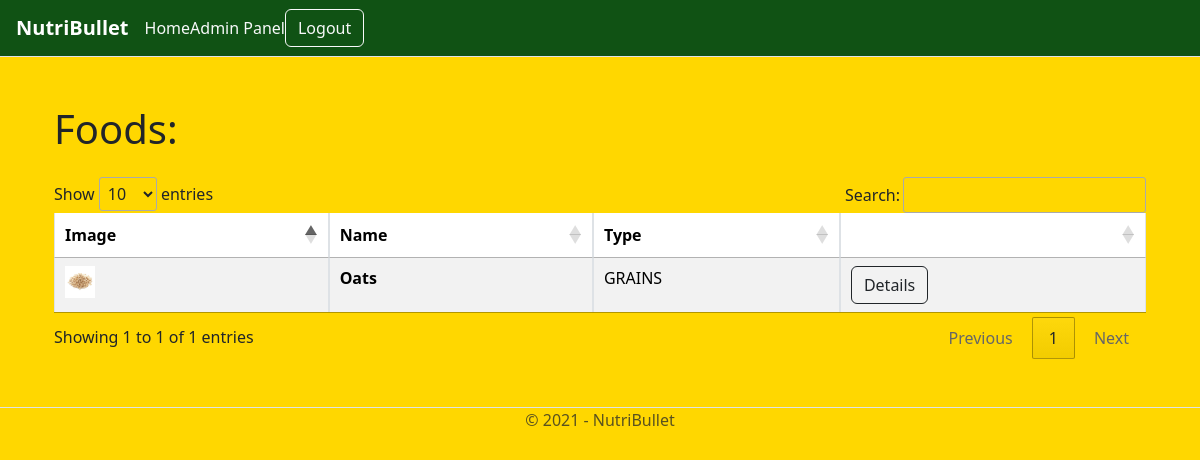
Screenshot of /foods/GRAINS (signed in) with the database file from the repository.
### foods/models.py (models this page shows, shortened)
class Food(models.Model):
    class FoodType(models.TextChoices):
        MEAT = 'MEAT', _("Meat")
        FRUIT = 'FRUIT', _("Fruit")
        VEGETABLE = 'VEGETABLE', _("Vegetable")
        GRAINS = 'GRAINS', _("Grains")
        DAIRY = 'DAIRY', _("Dairy")
        NUTS = 'NUTS', _("Nuts")
        SUGAR = 'SUGAR', _("Sugar")
        BEVERAGES = 'BEVERAGES', _("Beverages")
    name = models.CharField(max_length=20)
    food_type = models.SlugField(choices=FoodType.choices, default=FoodType.MEAT)
    kcal = models.FloatField()
    fat = models.FloatField()
    saturated_fat = models.FloatField()
    carbohydrates = models.FloatField()
    sugars = models.FloatField()
    protein = models.FloatField()
    slug = models.SlugField()
    date = models.DateTimeField(auto_now_add=True)
    banner = models.ImageField(default='fallback.png', blank=True)

### foods/views.py (the view)
# urls.py: path('<slug:food_type>', views.foods_list, name="list"),
@login_required(login_url="/users/login/")
def foods_list(request, food_type):
    foods = Food.objects.all().filter(food_type = food_type)
    return render(request, 'foods/foods_list.html', {'foods':foods})

### foods/templates/foods/foods_list.html (shortened to what this page needs)
{% extends 'layout.html' %}
{% block content %}
    <div class="container">
        <h1 class="mb-4">Foods: {{food.food_type}}</h1>
        <table id="tblData" class="table table-bordered table-striped" style="width:100%">
            <thead>
                <tr>
                    <th>Image</th>
                    <th>Name</th>
                    <th>Type</th>
                    <th></th>
                </tr>
            </thead>
            <tbody>
            {% for food in foods %}
                <tr>
                    <td><img style="width:30px;height:32px;" src="{{food.banner.url}}"></td>
                    <td><b>{{food.name}}</b></td>
                    <td>{{food.food_type}}</td>
                    <td><a class="btn btn-outline-dark" href="{% url 'foods:page' food_type=food.food_type slug=food.slug %}">
                        Details
                    </a></td>
                </tr>
            {% endfor %}
            </tbody>
        </table>
    </div>
{% endblock  %}

### rows the page displays
Food: banner (picture), name "Oats", food_type "GRAINS"
